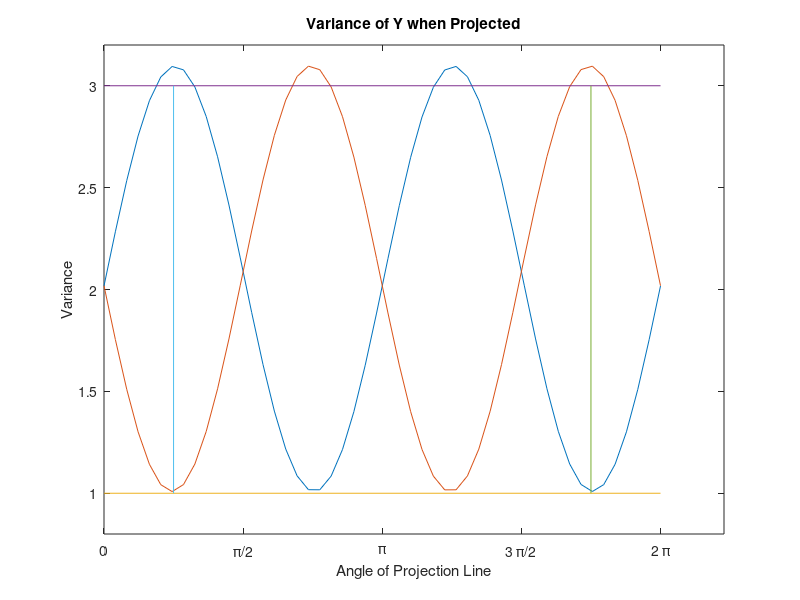

Source code (MATLAB):
%% Machine Learning Lab One COMP3206
% This Lab covers generating 2-D normal (Gaussian) distributions.
%
% The lab notes can be found here: 
% <https://secure.ecs.soton.ac.uk/notes/comp6229/ml_lab_one2016.pdf>
%% Step 2
% The following shows a histogram of N=1000 uniform random numbers.
N = 1000; x = rand(N,1);
bar(hist(x,10)); %one-liner to save space since two $$/Latex$$ pages is no space
xlabel('Number of Category'); ylabel('Size of Category'); title('Uniform Random Numbers Histogram');
%% 
% The following shows a histogram of N=1000 normal distrubuted random
% numbers.
x = randn(N, 1);
bar(hist(x,10));
xlabel('Number of Category'); ylabel('Size of Category'); title('Normal Distributed Numbers Histogram');
%%
% The following shows a histogram of the sum of 12 uniform distributed
% random numbers minus the sum of 12 other uniform distributed random
% numbers.
%
% This shows a Gaussian distribution, even though only uniform distributed
% values were input. This shows the 
% <https://en.wikipedia.org/wiki/Central_limit_theorem Central Limit Theorem> 
% in action.

x1 = zeros(N,1);
for n=1:N
	x1(n,1) = sum(rand(12,1))-sum(rand(12,1));
end
hist(x1,40);
xlabel('Category Value'); ylabel('Size of Category'); title('Normal Distributed Numbers Histogram');
%% Step 3
% The following factorizes *C* into *A*, which can be confirmed by looking at
% *Ctest*.
C = [2 1 ; 1 2]
A = chol(C); Ctest = transpose(A) * A
%%
% The graph shows that *X* is isotropically Normally distributed, while *Y* is distributed
% roughly correlated to a line. 
X = randn(N,2);
Y = X * A;
plot(X(:,1),X(:,2),'c.', Y(:,1),Y(:,2),'mx');
xlabel('X_1 features'); ylabel('X_2 features'); title('Scatter Plot of X and Y');
%%
% This graph shows *Y* projected onto a line *W* with direction $\theta$. It then
% plots the variance of this for each $\theta$. This makes a sine wave, whose
% maxima and minima correspond to *C*'s eigenvalues, and the turning points
% correspond to the location of *C*'s eigenvectors.
%
% Using the other covariance matrix, *C2*, the sine wave has a $\pi$ added 
% phase.

Nvals = 50;
plotArray = zeros(Nvals,1);
yp = zeros(N, 1, Nvals);
thetaRange = linspace(0,2*pi,Nvals);
for n=1:Nvals
    theta = thetaRange(n);
    W = [sin(theta); cos(theta)];
    yp(:,:, n) = Y * W;
    plotArray(n) = var( yp(:,:, n) );
end
plot(thetaRange, plotArray); ylim([0.8, 3.2]);
xlabel('Angle of Projection Line'); ylabel('Variance'); title('Variance of Y when Projected');
set(gca,'xtick',0:pi/2:2*pi); set(gca,'xticklabel',{'0','\pi/2','\pi','3 \pi/2','2 \pi'});
hold on;

%
% Using Y2, which is calculated from C2, this graph shows Y2 projected onto
% a line W with direction theta. It then
% plots the variance of this for each theta.
%
C2 = [2 -1; -1 2];
A2 = chol(C2);
Y2 = X * A2;
plotArray2 = zeros(Nvals,1);
yp2 = zeros(N, 1, Nvals);
for n=1:Nvals
    theta = thetaRange(n);
    W = [sin(theta); cos(theta)];
    yp2(:,:, n) = Y2 * W;
    plotArray2(n) = var( yp2(:,:, n) );
end
plot(thetaRange, plotArray2, '-');

% Find the Eigenvectors and Eigenvals and plot them
[eigVecs, eigVals] = eig(C);
eigVecAngs(1) = atan(eigVecs(1,1)/eigVecs(2,1)) + 2*pi;
eigVecAngs(2) = atan(eigVecs(1,2)/eigVecs(2,2));
plot([0 2*pi], [eigVals(1) eigVals(1)]); plot([0 2*pi], [eigVals(4) eigVals(4)]);
plot(eigVecAngs(1)*[1 1], [1 3]); plot(eigVecAngs(2)*[1 1], [1 3]);
hold off;

